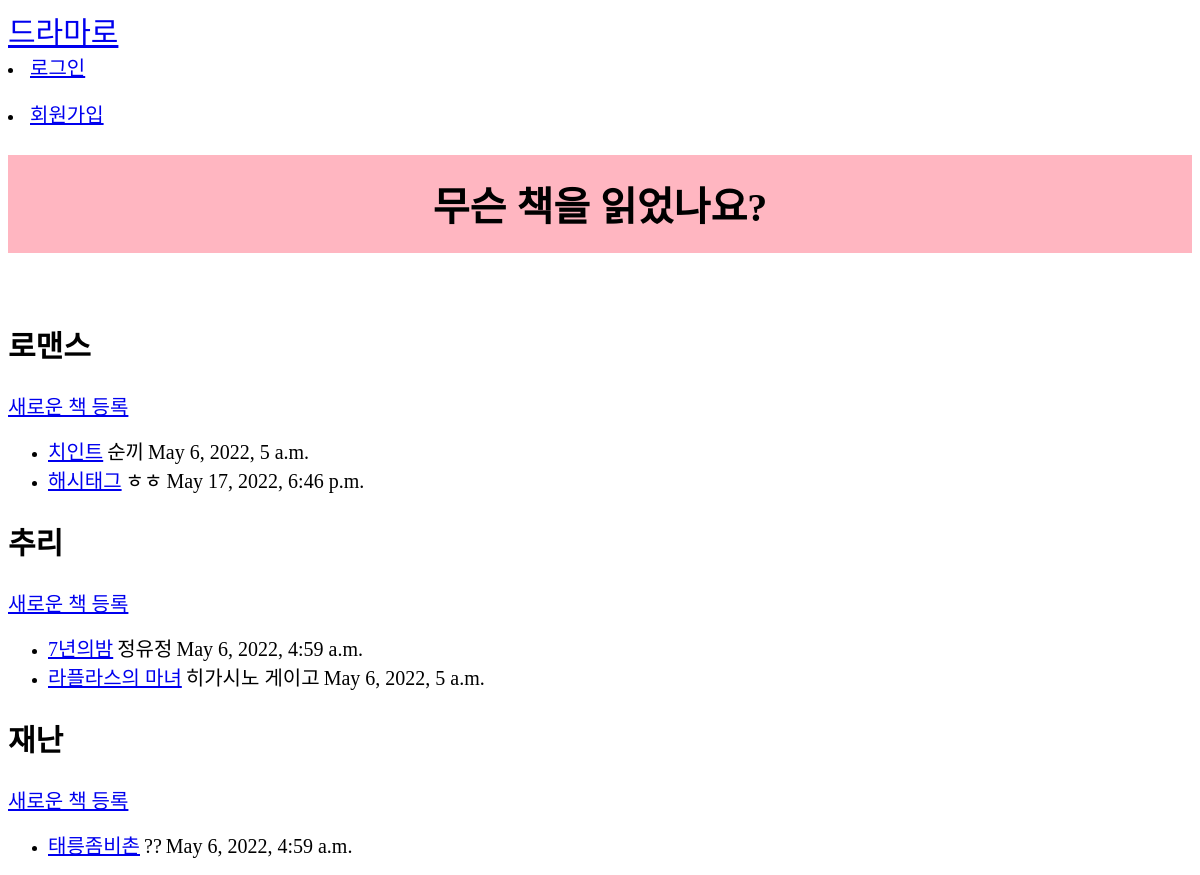
/book, run on an earlier commit of the app's database.
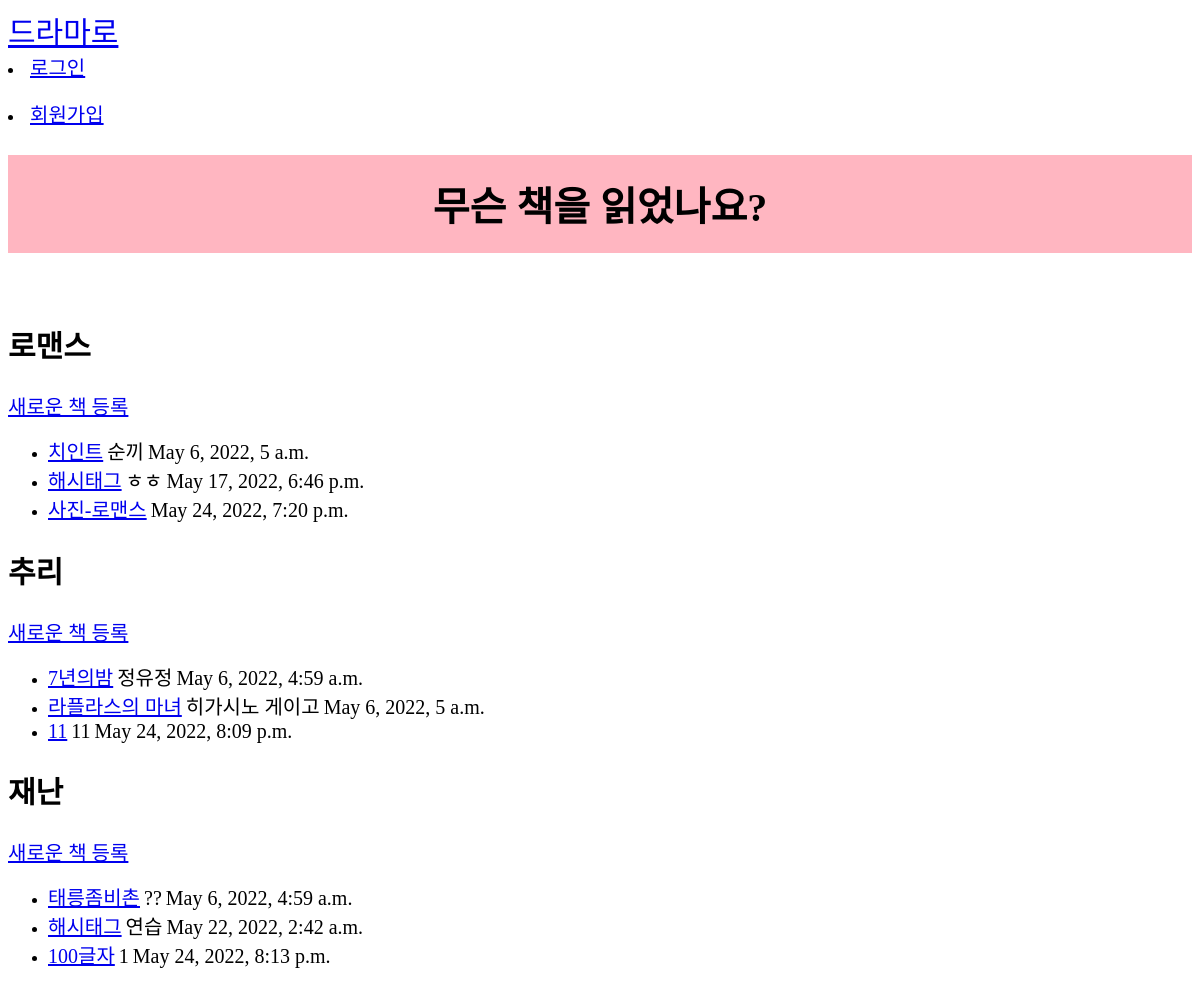
And on a later commit of the database.
### book/models.py (models this page shows, shortened)
class Romance(models.Model):
    title = models.CharField('Title',max_length=50, blank=True)
    author = models.CharField('Author',max_length=50, blank=True)
    upload_time = models.DateTimeField(unique=True)
    content=models.TextField('content')
    hashtag=models.ManyToManyField(HashTag)
    photo=models.ImageField(blank=True, null=True, upload_to="book_photo")

class Mystery(models.Model):
    title = models.CharField('Title',max_length=50, blank=True)
    author = models.CharField('Author',max_length=50, blank=True)
    upload_time = models.DateTimeField(unique=True)
    content=models.TextField('content')
    hashtag=models.ManyToManyField(M_HashTag)
    photo=models.ImageField(blank=True, null=True, upload_to="book_photo")

class Disaster(models.Model):
    title = models.CharField('Title',max_length=50, blank=True)
    author = models.CharField('Author',max_length=50, blank=True)
    upload_time = models.DateTimeField(unique=True)
    content=models.TextField('content')
    hashtag=models.ManyToManyField(D_HashTag)
    photo=models.ImageField(blank=True, null=True, upload_to="book_photo")

### book/views.py (the view)
# urls.py: path('book',List,name='list'),
def List(request):
    R_posts=Romance.objects.filter(upload_time__lte=timezone.now()).order_by('upload_time')
    M_posts=Mystery.objects.filter(upload_time__lte=timezone.now()).order_by('upload_time')
    D_posts=Disaster.objects.filter(upload_time__lte=timezone.now()).order_by('upload_time')
    contexts={'R_posts':R_posts, 'M_posts':M_posts, 'D_posts':D_posts}
    return render(request, 'list.html', contexts)

### book/templates/list.html (shortened to what this page needs)
{% load static %}
<html>
    <head>
        <link rel = 'stylesheet' href="{% static 'css/list.css' %}"/>
        <a style="font-size:30px" href="{% url 'list2' %}">드라마로</a>
        <br>
        {% if not user.is_authenticated %}
        <li>
            <a href="{% url 'login' %}">로그인</a>
        </li>
        {% endif %}
        {% if not user.is_authenticated %}
        <br>
        <li>
            <a href="{% url 'signup' %}">회원가입</a>
        </li>
        {% endif %}
    </head>
    <body>
        <div class="content">
            <h1>무슨 책을 읽었나요?</h1>
            <br>
            <h2>로맨스</h2>
            <a href="{% url 'R_new' %}">새로운 책 등록</a>
            <ul>
                {% for R_post in R_posts %}
                    <li><a href="{% url 'R_detail' pk=R_post.id %}">{{ R_post.title }}</a>
                        <span>{{  R_post.author }}</span>
                        <span>{{  R_post.upload_time }}</span></li>
                {% endfor %}
            </ul>
            <h2>추리</h2>
            <a href="{% url 'M_new' %}">새로운 책 등록</a>
            <ul>
                {% for M_post in M_posts %}
                    <li><a href="{% url 'M_detail' pk=M_post.id %}">{{ M_post.title }}</a>
                        <span>{{  M_post.author }}</span>
                        <span>{{  M_post.upload_time }}</span></li>
                {% endfor %}
            </ul>
            <h2>재난</h2>
            <a href="{% url 'D_new' %}">새로운 책 등록</a>
            <ul>
                {% for D_post in D_posts %}
                    <li><a href="{% url 'D_detail' pk=D_post.id %}">{{ D_post.title }}</a>
                        <span>{{  D_post.author }}</span>
                        <span>{{  D_post.upload_time }}</span></li>
                {% endfor %}
            </ul>
        </div>
    </body>
</html>

### static/css/list.css (style rules this page uses)
* { font-family: 'LeeSeoyun'; }
h1 { background-color: lightpink; padding:20px; text-align: center; font-size: 40px; }
h2 { font-size: 30px; }
span { font-size: 20px; }
a { font-size: 20px; }

What changed in the data, as far as the page shows it:
added Romance: title "사진-로맨스", upload_time "May 24, 2022, 7:20 p.m."
added Mystery: title "11", author "11", upload_time "May 24, 2022, 8:09 p.m."
added Disaster: title "해시태그", author "연습", upload_time "May 22, 2022, 2:42 a.m."
added Disaster: title "100글자", author "1", upload_time "May 24, 2022, 8:13 p.m."
